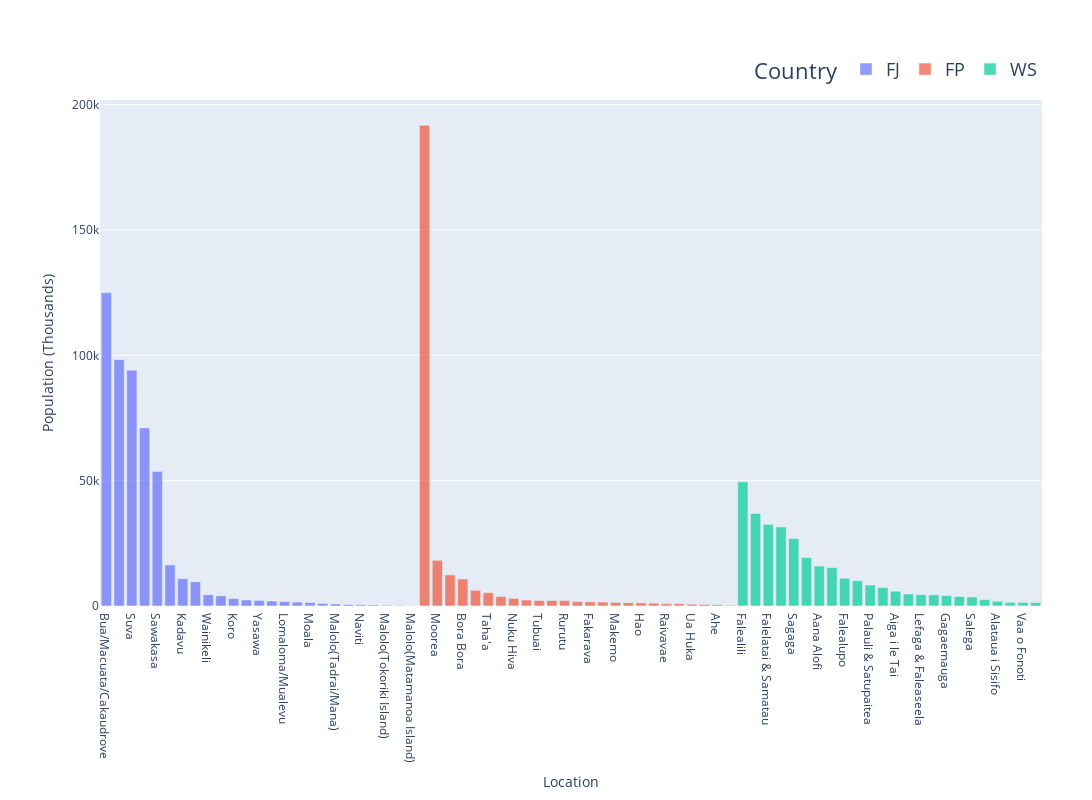

Notebook source saved alongside this figure:
### Code cell
import pandas as pd
import plotly.express as px

# 加载 Excel 文件
file_path = 'population and connection.xlsx'
df = pd.read_excel(file_path)

# 先按国家顺序排列，然后按人口数量排序
country_order = ['Fiji', 'French Polynesia', 'Samoa']
df['Country'] = pd.Categorical(df['Country'], categories=country_order, ordered=True)
df = df.sort_values(by=['Country', 'Population'], ascending=[True, False])

# 定义颜色映射
colors = {
    'Fiji': 'rgba(99, 110, 250, 0.7)', 
    'French Polynesia': 'rgba(239, 85, 59, 0.7)', 
    'Samoa': 'rgba(0, 204, 150, 0.7)'
}

# 使用 plotly.express 创建竖向条形图
fig = px.bar(df, 
             x='Location', 
             y='Population', 
             color='Country', 
             color_discrete_map=colors,
             labels={'Population': 'Population (Thousands)', 'Location': 'Location'})  # 添加标题

fig.for_each_trace(lambda t: t.update(name=t.name.replace('Fiji', 'FJ')
                                      .replace('French Polynesia', 'FP')
                                      .replace('Samoa', 'WS')))

fig.update_layout(
    xaxis_title='Location',
    yaxis_title='Population (Thousands)',
    height=800,
    width=1800,
    margin=dict(l=100, r=50, t=100, b=100),  # 调整边距
    legend=dict(
        orientation="h",  # 水平放置图例
        yanchor="bottom",
        y=1.02,  # 调整图例在 y 轴上的位置
        xanchor="right",
        x=1,  # 调整图例在 x 轴上的位置
        font=dict(
            size=18  # 这里设置图例字体大小
        )
    )
)

# 显示图像
fig.show()

# 如果需要保存为 HTML 或图片
fig.write_image('population_by_locations_plotly.png', height=800, width=1800, scale=3)
fig.write_html('population_by_locations_plotly.html')

### Figure 1 — Plotly figure (JSON) as saved in the notebook; plotly's stock layout.template omitted (floating-point values rounded to 4 significant figures)
{"data": [{"alignmentgroup": "True", "hovertemplate": "Country=Fiji<br>Location=%{x}<br>Population (Thousands)=%{y}<extra></extra>", "legendgroup": "Fiji", "marker": {"color": "rgba(99, 110, 250, 0.7)", "pattern": {"shape": ""}}, "name": "FJ", "offsetgroup": "Fiji", "orientation": "v", "showlegend": true, "textposition": "auto", "type": "bar", "x": ["Bua/Macuata/Cakaudrove", "Vuda(Lautoka)", "Suva", "Nadi", "Sawakasa", "Serua", "Kadavu", "Ovalau", "Wainikeli", "Tavuki", "Koro", "Naviti(Paradise/MantaRay/Barefoot)", "Yasawa", "Malolo(Tropica/Malolo/Likuliku/Castaway)", "Lomaloma/Mualevu", "Lakeba", "Moala", "Cicia", "Malolo(Tadrai/Mana)", "Vuda(Bounty Island)", "Naviti", "Vuda(Treasure/Beachconber)", "Malolo(Tokoriki Island)", "LomaivitiOtherIslands", "Malolo(Matamanoa Island)"], "xaxis": "x", "y": [124994, 98264, 94088, 71048, 53614, 16366, 10869, 9606, 4486, 4033, 2937, 2410, 2226, 1961, 1753, 1557, 1383, 1028, 800, 600, 500, 400, 300, 230, 150], "yaxis": "y"}, {"alignmentgroup": "True", "hovertemplate": "Country=French Polynesia<br>Location=%{x}<br>Population (Thousands)=%{y}<extra></extra>", "legendgroup": "French Polynesia", "marker": {"color": "rgba(239, 85, 59, 0.7)", "pattern": {"shape": ""}}, "name": "FP", "offsetgroup": "French Polynesia", "orientation": "v", "showlegend": true, "textposition": "auto", "type": "bar", "x": ["Tahiti", "Moorea", "Raiatea", "Bora Bora", "Huahine", "Taha'a", "Rangiroa", "Nuku Hiva", "Hiva Oa", "Tubuai", "Ua Pou", "Rurutu", "Arutua", "Fakarava", "Gambier", "Makemo", "Maupiti", "Hao", "Manihi", "Raivavae", "Rimatara", "Ua Huka", "Tikehau", "Ahe", "Mataiva"], "xaxis": "x", "y": [191779, 18201, 12388, 10758, 6263, 5296, 3761, 3025, 2371, 2185, 2168, 2163, 1736, 1679, 1570, 1391, 1302, 1227, 1138, 900, 893, 719, 589, 490, 292], "yaxis": "y"}, {"alignmentgroup": "True", "hovertemplate": "Country=Samoa<br>Location=%{x}<br>Population (Thousands)=%{y}<extra></extra>", "legendgroup": "Samoa", "marker": {"color": "rgba(0, 204, 150, 0.7)", "pattern": {"shape": ""}}, "name": "WS", "offsetgroup": "Samoa", "orientation": "v", "showlegend": true, "textposition": "auto", "type": "bar", "x": ["Falealili", "Faleata", "Falelatai & Samatau", "Vaimauga", "Sagaga", "Lotofaga", "Aana Alofi", "Faasaleleaga", "Falealupo", "Anoamaa", "Palauli & Satupaitea", "Safata", "Aiga i le Tai", "Gagaifoumauga", "Lefaga & Faleaseela", "Aleipata Itupa i Lalo", "Gagaemauga", "Vaisigano", "Salega", "Siumu", "Alataua i Sisifo", "Lepa", "Vaa o Fonoti", "Aleipata Itupa i Luga"], "xaxis": "x", "y": [49580, 36942, 32560, 31531, 26869, 19350, 15939, 15290, 11060, 10085, 8338, 7320, 5880, 4797, 4488, 4426, 4136, 3760, 3584, 2551, 1891, 1460, 1404, 1338], "yaxis": "y"}], "layout": {"barmode": "relative", "height": 800, "legend": {"font": {"size": 18}, "orientation": "h", "title": {"text": "Country"}, "tracegroupgap": 0, "x": 1, "xanchor": "right", "y": 1.02, "yanchor": "bottom"}, "margin": {"b": 100, "l": 100, "r": 50, "t": 100}, "width": 1800, "xaxis": {"anchor": "y", "domain": [0, 1], "title": {"text": "Location"}}, "yaxis": {"anchor": "x", "domain": [0, 1], "title": {"text": "Population (Thousands)"}}}}
